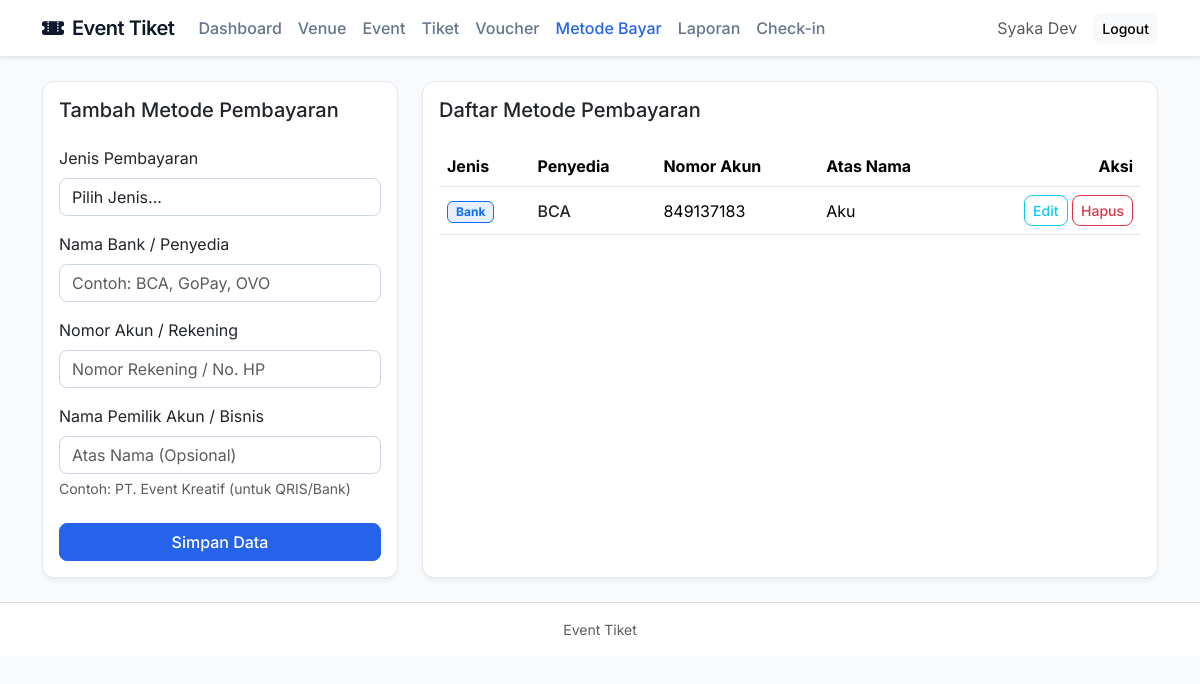
Before: /index.php?page=metode_pembayaran (signed in) with the older database file.
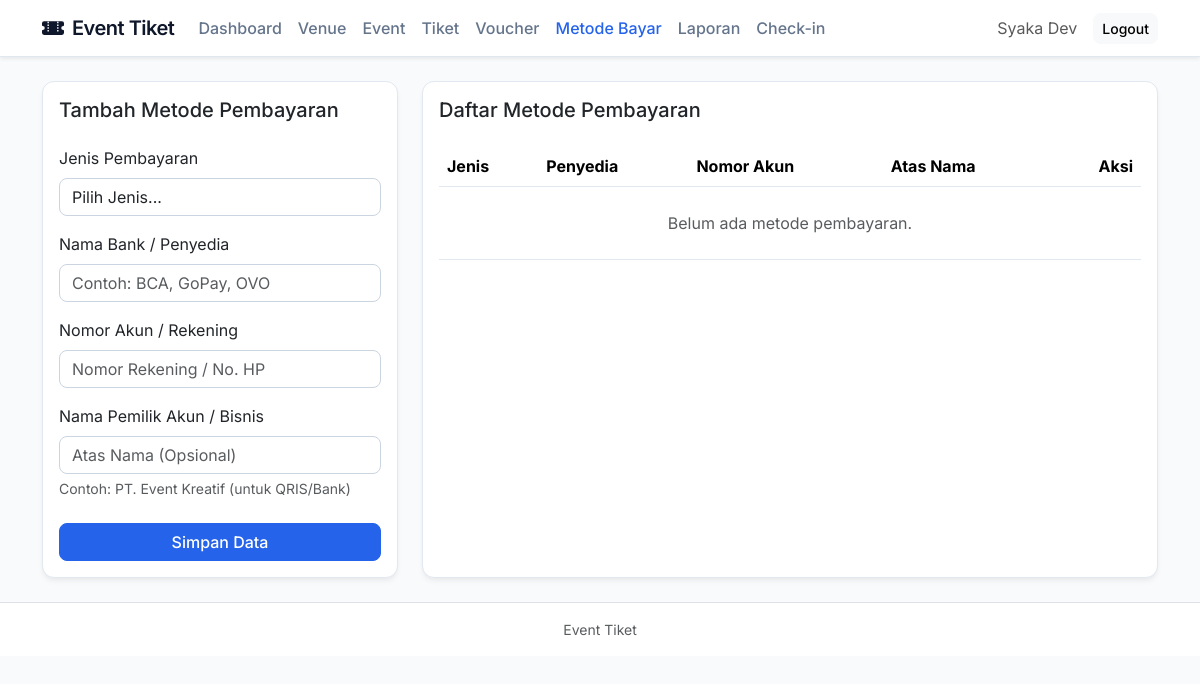
After: the same page with the newer database file.
### tables this page shows
CREATE TABLE `metode_pembayaran` (
  `id_metode` int NOT NULL,
  `jenis` enum('Bank','E-Wallet','QRIS') NOT NULL,
  `nama_penyedia` varchar(50) NOT NULL,
  `nomor_akun` varchar(50) NOT NULL,
  `nama_bisnis` varchar(100) DEFAULT NULL,
  `qris_image` varchar(255) DEFAULT NULL
);

### proses/bootstrap.php (called while the page is built, shortened)
<?php
function e(string $value): string
{
    return htmlspecialchars($value, ENT_QUOTES, 'UTF-8');
}

### views/admin/metode_pembayaran.php (the view, shortened to what the changed rows need)
<?php
$stmt = $pdo->query('SELECT * FROM metode_pembayaran ORDER BY id_metode DESC');
$metodes = $stmt->fetchAll();
?>
<div class="row g-4">
    <div class="col-lg-8">
        <div class="card card-modern h-100">
            <div class="card-body">
                <div class="table-responsive">
                    <table class="table table-hover align-middle">
                        <thead class="table-light">
                            <tr>
                                <th>Jenis</th>
                                <th>Penyedia</th>
                                <th>Nomor Akun</th>
                                <th>Atas Nama</th>
                                <th class="text-end">Aksi</th>
                            </tr>
                        </thead>
                        <tbody>
                            <?php if (empty($metodes)): ?>
                                <tr>
                                    <td colspan="5" class="text-center text-muted py-4">Belum ada metode pembayaran.</td>
                                </tr>
                            <?php else: ?>
                                <?php foreach ($metodes as $m): ?>
                                    <tr>
                                        <td>
                                            <span class="badge bg-<?= $m['jenis'] === 'Bank' ? 'primary' : ($m['jenis'] === 'E-Wallet' ? 'info' : 'success') ?> bg-opacity-10 text-<?= $m['jenis'] === 'Bank' ? 'primary' : ($m['jenis'] === 'E-Wallet' ? 'info' : 'success') ?> border border-<?= $m['jenis'] === 'Bank' ? 'primary' : ($m['jenis'] === 'E-Wallet' ? 'info' : 'success') ?> px-2 py-1">
                                                <?= e($m['jenis']) ?>
                                            </span>
                                        </td>
                                        <td class="fw-medium text-dark"><?= e($m['nama_penyedia']) ?></td>
                                        <td><?= e($m['nomor_akun']) ?></td>
                                        <td><?= e((string)$m['nama_bisnis']) ?></td>
                                        <td class="text-end">
                                            <a href="index.php?page=metode_pembayaran&edit=<?= (int)$m['id_metode'] ?>" class="btn btn-sm btn-outline-info">Edit</a>
                                            <form method="post" action="index.php?action=delete_metode_pembayaran&page=metode_pembayaran" class="d-inline" onsubmit="return confirm('Hapus metode pembayaran ini?');">
                                                <button type="submit" class="btn btn-sm btn-outline-danger">Hapus</button>
                                            </form>
                                        </td>
                                    </tr>
                                <?php endforeach; ?>
                            <?php endif; ?>
                        </tbody>
                    </table>
                </div>
            </div>
        </div>
    </div>
</div>

Changed rows visible on the page:
removed metode_pembayaran: jenis "Bank", nama_penyedia "BCA", nomor_akun "849137183", nama_bisnis "Aku"
Other visible differences:
text now shown: "Belum ada metode pembayaran."
